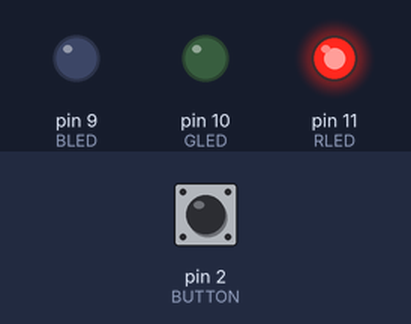
Simulated run of this sketch. Board: Arduino Uno, built with avr-gcc and run on an emulated ATmega328P. On the bench: output pins drawn as LEDs (lit = HIGH). The test bench sets the inputs (shaded band); at power-on: pin 2 (BUTTON) HIGH.

Above: at 1.2 s.
1.3 s: pin 2 (BUTTON) pulled LOW for 0.15 s
At 2.2 s:
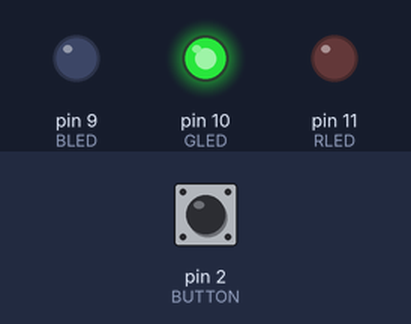
2.9 s: pin 2 (BUTTON) pulled LOW for 1 s
At 4.7 s:
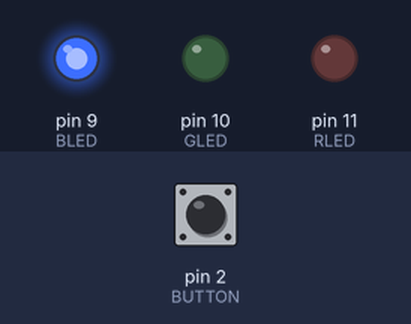
5.4 s: pin 2 (BUTTON) pulled LOW for 0.15 s
At 6.6 s:
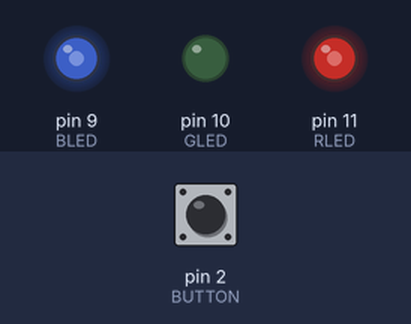
7.0 s: pin 2 (BUTTON) pulled LOW for 3.2 s
At 10.7 s:
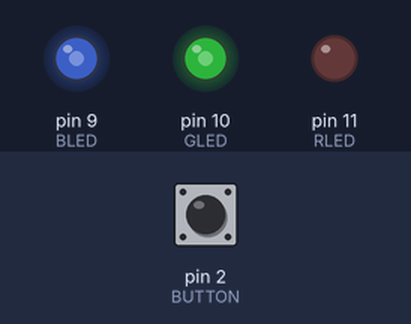
11.7 s: pin 2 (BUTTON) pulled LOW for 0.15 s
At 12.6 s:
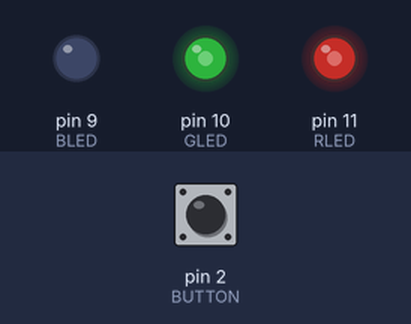
13.3 s: pin 2 (BUTTON) pulled LOW for 1 s
At 15.0 s:
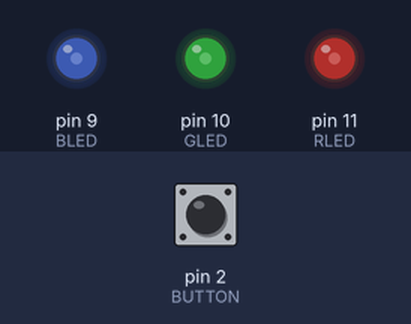
Timing chart, 0 to 16.5 s (numbered marks = the images above; inputs shaded):
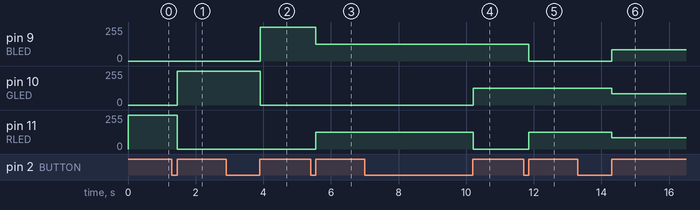

The sketch:

rgb_light.ino
```cpp
// Constants for parts pin numbers
const int BLED = 9;
const int GLED = 10;
const int RLED = 11;
const int BUTTON = 2;

boolean lastButton = LOW; // Last button state
boolean currentButton = LOW; // Current button state
int ledMode = 0; // RGB LED state

void setup() {
  pinMode(BLED, OUTPUT);
  pinMode(GLED, OUTPUT);
  pinMode(RLED, OUTPUT);
  pinMode(BUTTON, INPUT);
}

boolean debounce(boolean last) {
  boolean current = digitalRead(BUTTON);

  if (current != last) {
    delay(5);
    current = digitalRead(BUTTON);
  }
  return current;
}

/**
 * Sets digital pins values as given.
 * r, g and b should be LOW or HIGH only!
 */
void setRGBDigital(int r, int g, int b) {
  digitalWrite(RLED, r);
  digitalWrite(GLED, g);
  digitalWrite(BLED, b);
}

/**
 * Sets pins values as given using PWM.
 * r, g and b should be from 0 to 255!
 */
void setRGBAnalog(int r, int g, int b) {
  analogWrite(RLED, r);
  analogWrite(GLED, g);
  analogWrite(BLED, b);
}

/**
 * Choosing LED mode.
 * Receives mode number and sets colors.
 */
void setMode(int mode) {
  switch (mode) {
    case 1: setRGBDigital(HIGH, LOW, LOW); break; // Red
    case 2: setRGBDigital(LOW, HIGH, LOW); break; // Green
    case 3: setRGBDigital(LOW, LOW, HIGH); break; // Blue
    case 4: setRGBAnalog(127, 0, 127); break; // Purple (Red + Blue)
    case 5: setRGBAnalog(0, 127, 127); break; // Turquoise (Blue + Green)
    case 6: setRGBAnalog(127, 127, 0); break; // Orange (Green + Red)
    case 7: setRGBAnalog(85, 85, 85); break; // White (Red + Green + Blue)
    default: setRGBDigital(LOW, LOW, LOW); break; // Turned off
  }
}

void loop() {
  currentButton = debounce(lastButton);

  if (lastButton == LOW && currentButton == HIGH) {
    ledMode++; // Increment RGB mode state
  }
  lastButton = currentButton;

  // If all modes are passed - reset back to 0
  if (ledMode == 8) ledMode = 0;

  setMode(ledMode);
}
```

Measured:
- after the input at 1.3 s, pin 10 (GLED): 0/255 → 255/255 after 0.16 s; pin 11 (RLED): 255/255 → 0/255 after 0.16 s
- after the input at 2.9 s, pin 9 (BLED): 0/255 → 255/255 after 1.0 s; pin 10 (GLED): 255/255 → 0/255 after 1.0 s
- after the input at 5.4 s, pin 9 (BLED): 255/255 → 127/255 after 0.16 s; pin 11 (RLED): 0/255 → 127/255 after 0.16 s
- after the input at 7.0 s, pin 10 (GLED): 0/255 → 127/255 after 3.2 s; pin 11 (RLED): 127/255 → 0/255 after 3.2 s
- after the input at 11.7 s, pin 9 (BLED): 127/255 → 0/255 after 0.16 s; pin 11 (RLED): 0/255 → 127/255 after 0.16 s
- after the input at 13.3 s, pin 9 (BLED): 0/255 → 85/255 after 1.0 s; pin 10 (GLED), pin 11 (RLED): 127/255 → 85/255 after 1.0 s
